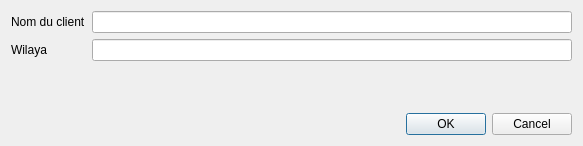
<?xml version="1.0" encoding="UTF-8"?>
<ui version="4.0">
 <class>AjouterClient</class>
 <widget class="QDialog" name="AjouterClient">
  <property name="enabled">
   <bool>true</bool>
  </property>
  <property name="geometry">
   <rect>
    <x>0</x>
    <y>0</y>
    <width>583</width>
    <height>146</height>
   </rect>
  </property>
  <property name="windowTitle">
   <string>Ajouter un client</string>
  </property>
  <layout class="QVBoxLayout" name="verticalLayout">
   <item>
    <layout class="QFormLayout" name="formLayout">
     <item row="2" column="0">
      <widget class="QLabel" name="label">
       <property name="text">
        <string>Wilaya</string>
       </property>
      </widget>
     </item>
     <item row="2" column="1">
      <widget class="QLineEdit" name="Wilaya"/>
     </item>
     <item row="0" column="1">
      <widget class="QLineEdit" name="NomClient"/>
     </item>
     <item row="0" column="0">
      <widget class="QLabel" name="label_2">
       <property name="text">
        <string>Nom du client</string>
       </property>
      </widget>
     </item>
    </layout>
   </item>
   <item>
    <widget class="QDialogButtonBox" name="buttonBox">
     <property name="orientation">
      <enum>Qt::Horizontal</enum>
     </property>
     <property name="standardButtons">
      <set>QDialogButtonBox::Cancel|QDialogButtonBox::Ok</set>
     </property>
    </widget>
   </item>
  </layout>
 </widget>
 <resources/>
 <connections>
  <connection>
   <sender>buttonBox</sender>
   <signal>accepted()</signal>
   <receiver>AjouterClient</receiver>
   <slot>accept()</slot>
   <hints>
    <hint type="sourcelabel">
     <x>248</x>
     <y>254</y>
    </hint>
    <hint type="destinationlabel">
     <x>157</x>
     <y>274</y>
    </hint>
   </hints>
  </connection>
  <connection>
   <sender>buttonBox</sender>
   <signal>rejected()</signal>
   <receiver>AjouterClient</receiver>
   <slot>reject()</slot>
   <hints>
    <hint type="sourcelabel">
     <x>316</x>
     <y>260</y>
    </hint>
    <hint type="destinationlabel">
     <x>286</x>
     <y>274</y>
    </hint>
   </hints>
  </connection>
 </connections>
</ui>
